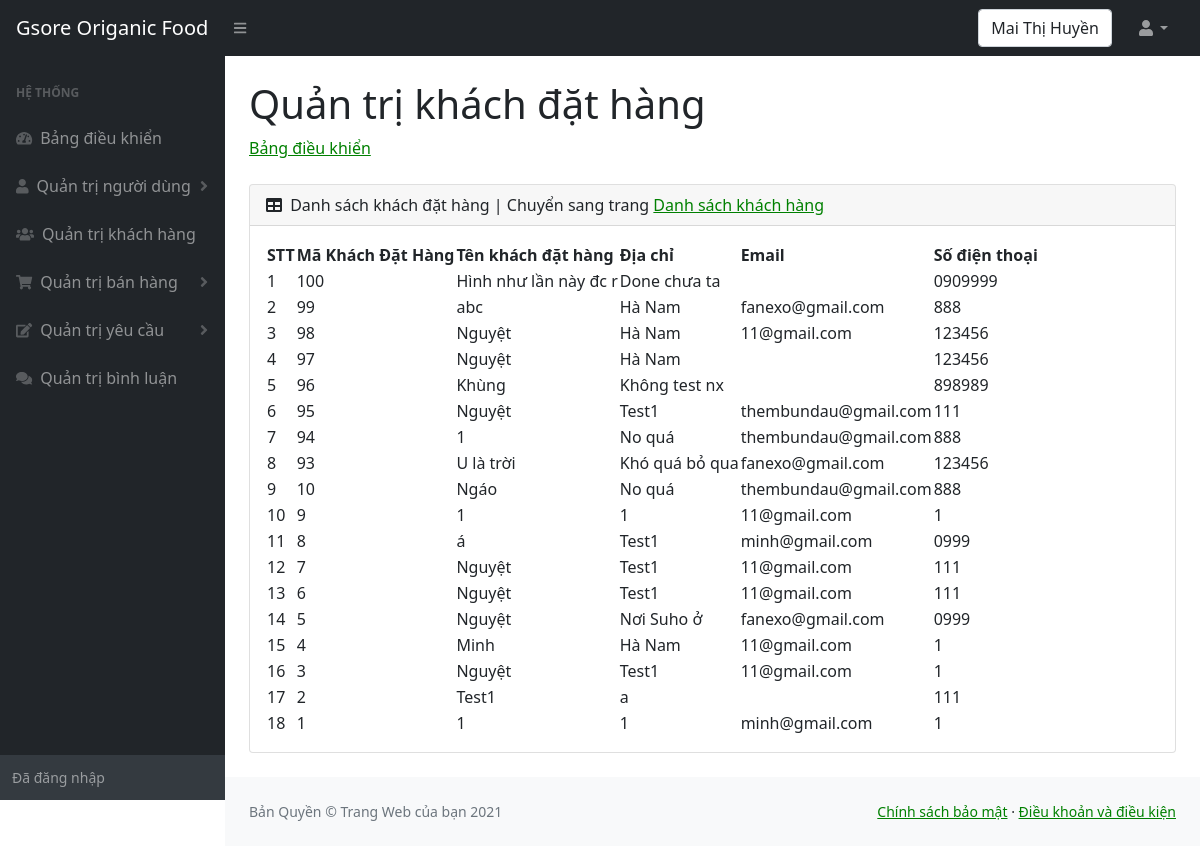
Screenshot of /nhanvien/khachdathang.php (signed in) with the database file from the repository.
### tables this page shows
CREATE TABLE `khachdathang` (
  `makhachdathang` int(11) NOT NULL,
  `tenkhachdathang` varchar(100) NOT NULL,
  `diachikhachdathang` varchar(200) NOT NULL,
  `sodienthoaikhachdathang` varchar(10) NOT NULL,
  `emailkhachdathang` varchar(200) DEFAULT NULL
);

### nhanvien/khachdathang.php (the view, shortened to what this page needs)
<!DOCTYPE html>
<html lang="en">
<head>
    <link href="https://cdn.jsdelivr.net/npm/simple-datatables@latest/dist/style.css" rel="stylesheet" />
    <link href="css/styles.css" rel="stylesheet" />
</head>
<body class="sb-nav-fixed">
    <nav class="sb-topnav navbar navbar-expand navbar-dark bg-dark">
        <a class="navbar-brand ps-3" href="../index.php">Gsore Origanic Food </a>
        <button class="btn btn-link btn-sm order-1 order-lg-0 me-4 me-lg-0" id="sidebarToggle" href="#!"><i class="fas fa-bars"></i></button>
        <form class="d-none d-md-inline-block form-inline ms-auto me-0 me-md-3 my-2 my-md-0">
            <div class="input-group">
                <div class="form-control"><?php echo $_SESSION['ten_nguoi_dung']; ?> </div>
            </div>
        </form>
        <ul class="navbar-nav ms-auto ms-md-0 me-3 me-lg-4">
            <li class="nav-item dropdown">
                <a class="nav-link dropdown-toggle" id="navbarDropdown" href="#" role="button" data-bs-toggle="dropdown" aria-expanded="false"><i class="fas fa-user fa-fw"></i></a>
            </li>
        </ul>
    </nav>
    <div id="layoutSidenav">
    <div id="layoutSidenav_nav">
            <nav class="sb-sidenav accordion sb-sidenav-dark" id="sidenavAccordion">
                <div class="sb-sidenav-menu">
                    <div class="nav">
                        <div class="sb-sidenav-menu-heading">Hệ thống</div>
                        <a class="nav-link" href="index.php">
                            <div class="sb-nav-link-icon"><i class="fas fa-tachometer-alt"></i></div>
                            Bảng điều khiển
                        </a>
                        <a class="nav-link collapsed" href="nguoidung.php" data-bs-toggle="collapse" data-bs-target="#collapseOne" aria-expanded="false" aria-controls="collapseOne">
                            <div class="sb-nav-link-icon"><i class="fas fa-user"></i></div>
                            Quản trị người dùng
                            <div class="sb-sidenav-collapse-arrow"><i class="fas fa-angle-down"></i></div>
                        </a>
                        <a class="nav-link" href="khachhang.php">
                            <div class="sb-nav-link-icon"><i class="fas fa-users"></i></div>
                            Quản trị khách hàng
                        </a>
                        <a class="nav-link collapsed" href="#" data-bs-toggle="collapse" data-bs-target="#collapseThree" aria-expanded="false" aria-controls="collapseThree">
                            <div class="sb-nav-link-icon"><i class="fas fa-shopping-cart"></i></div>
                            Quản trị bán hàng
                            <div class="sb-sidenav-collapse-arrow"><i class="fas fa-angle-down"></i></div>
                        </a>
                        <a class="nav-link collapsed" href="#" data-bs-toggle="collapse" data-bs-target="#collapseFour" aria-expanded="false" aria-controls="collapseFour">
                            <div class="sb-nav-link-icon"><i class="fas fa-edit"></i></div>
                            Quản trị yêu cầu
                            <div class="sb-sidenav-collapse-arrow"><i class="fas fa-angle-down"></i></div>
                        </a>
                        <a class="nav-link" href="binhluan.php">
                            <div class="sb-nav-link-icon"><i class="fas fa-comments"></i></div>
                            Quản trị bình luận
                        </a>
                    </div>
                </div>
                <div class="sb-sidenav-footer">
                    <div class="small">Đã đăng nhập</div>
                </div>
            </nav>
        </div>
        <div id="layoutSidenav_content">
            <main>
                <div class="container-fluid px-4">
                    <h1 class="mt-4">Quản trị khách đặt hàng</h1>
                    <ol class="breadcrumb mb-4">
                        <li class="breadcrumb-item"><a href="index.php">Bảng điều khiển</a></li>
                    </ol>
                    <div class="card mb-4">
                        <div class="card-header">
                            <i class="fas fa-table me-1"></i>
                            Danh sách khách đặt hàng | Chuyển sang trang <a href="khachhang.php">Danh sách khách hàng</a>
                        </div>
                        <div class="card-body">
                            <table id="datatablesSimple">
                                <thead>
                                    <tr>
                                        <th>STT</th>
                                        <th>Mã Khách Đặt Hàng</th>
                                        <th>Tên khách đặt hàng</th>
                                        <th>Địa chỉ</th>
                                        <th>Email</th>
                                        <th>Số điện thoại</th>
                                    </tr>
                                </thead>
                                <tbody>
                                    <?php
                                    include("../config.php");
                                    $sql = "
                                                  SELECT *
                                                  FROM khachdathang
                                                  ORDER BY makhachdathang DESC
                                        ";
                                    $khach_dat_hang = mysqli_query($ket_noi, $sql);
                                    $i = 0;
                                    while ($row = mysqli_fetch_array($khach_dat_hang)) {
                                        $i++;; ?>
                                        <tr>
                                            <td><?php echo $i; ?></td>
                                            <td><?php echo $row["makhachdathang"]; ?></td>
                                            <td><?php echo $row["tenkhachdathang"]; ?></td>
                                            <td><?php echo $row["diachikhachdathang"]; ?></td>
                                            <td><?php echo $row["emailkhachdathang"]; ?></td>
                                            <td><?php echo $row["sodienthoaikhachdathang"]; ?></td>
                                        </tr>
                                    <?php
                                    }; ?>
                                </tbody>
                            </table>
                        </div>
                    </div>
                </div>
            </main>
            <footer class="py-4 bg-light mt-auto">
                <div class="container-fluid px-4">
                    <div class="d-flex align-items-center justify-content-between small">
                        <div class="text-muted">Bản Quyền &copy; Trang Web của bạn 2021</div>
                        <div>
                            <a href="chinhsachbaomat.php">Chính sách bảo mật</a>
                            &middot;
                            <a href="chinhsachbaomat.php">Điều khoản và điều kiện</a>
                        </div>
                    </div>
                </div>
            </footer>
        </div>
    </div>
</body>
</html>

### rows the page displays
khachdathang: makhachdathang "100", tenkhachdathang "Hình như lần này đc r", diachikhachdathang "Done chưa ta", sodienthoaikhachdathang "0909999"
khachdathang: makhachdathang "99", tenkhachdathang "abc", diachikhachdathang "Hà Nam", emailkhachdathang "fanexo@gmail.com", sodienthoaikhachdathang "888"
khachdathang: makhachdathang "98", tenkhachdathang "Nguyệt", diachikhachdathang "Hà Nam", emailkhachdathang "11@gmail.com", sodienthoaikhachdathang "123456"
khachdathang: makhachdathang "97", tenkhachdathang "Nguyệt", diachikhachdathang "Hà Nam", sodienthoaikhachdathang "123456"
khachdathang: makhachdathang "96", tenkhachdathang "Khùng", diachikhachdathang "Không test nx", sodienthoaikhachdathang "898989"
khachdathang: makhachdathang "95", tenkhachdathang "Nguyệt", diachikhachdathang "Test1", emailkhachdathang "thembundau@gmail.com", sodienthoaikhachdathang "111"
khachdathang: makhachdathang "94", tenkhachdathang "1", diachikhachdathang "No quá", emailkhachdathang "thembundau@gmail.com", sodienthoaikhachdathang "888"
khachdathang: makhachdathang "93", tenkhachdathang "U là trời", diachikhachdathang "Khó quá bỏ qua", emailkhachdathang "fanexo@gmail.com", sodienthoaikhachdathang "123456"
khachdathang: makhachdathang "10", tenkhachdathang "Ngáo", diachikhachdathang "No quá", emailkhachdathang "thembundau@gmail.com", sodienthoaikhachdathang "888"
khachdathang: makhachdathang "9", tenkhachdathang "1", diachikhachdathang "1", emailkhachdathang "11@gmail.com", sodienthoaikhachdathang "1"
khachdathang: makhachdathang "8", tenkhachdathang "á", diachikhachdathang "Test1", emailkhachdathang "minh@gmail.com", sodienthoaikhachdathang "0999"
khachdathang: makhachdathang "7", tenkhachdathang "Nguyệt", diachikhachdathang "Test1", emailkhachdathang "11@gmail.com", sodienthoaikhachdathang "111"
khachdathang: makhachdathang "6", tenkhachdathang "Nguyệt", diachikhachdathang "Test1", emailkhachdathang "11@gmail.com", sodienthoaikhachdathang "111"
khachdathang: makhachdathang "5", tenkhachdathang "Nguyệt", diachikhachdathang "Nơi Suho ở", emailkhachdathang "fanexo@gmail.com", sodienthoaikhachdathang "0999"
khachdathang: makhachdathang "4", tenkhachdathang "Minh", diachikhachdathang "Hà Nam", emailkhachdathang "11@gmail.com", sodienthoaikhachdathang "1"
khachdathang: makhachdathang "3", tenkhachdathang "Nguyệt", diachikhachdathang "Test1", emailkhachdathang "11@gmail.com", sodienthoaikhachdathang "1"
khachdathang: makhachdathang "2", tenkhachdathang "Test1", diachikhachdathang "a", sodienthoaikhachdathang "111"
khachdathang: makhachdathang "1", tenkhachdathang "1", diachikhachdathang "1", emailkhachdathang "minh@gmail.com", sodienthoaikhachdathang "1"

### other values shown
$_SESSION['ten_nguoi_dung'] "Mai Thị Huyền"
